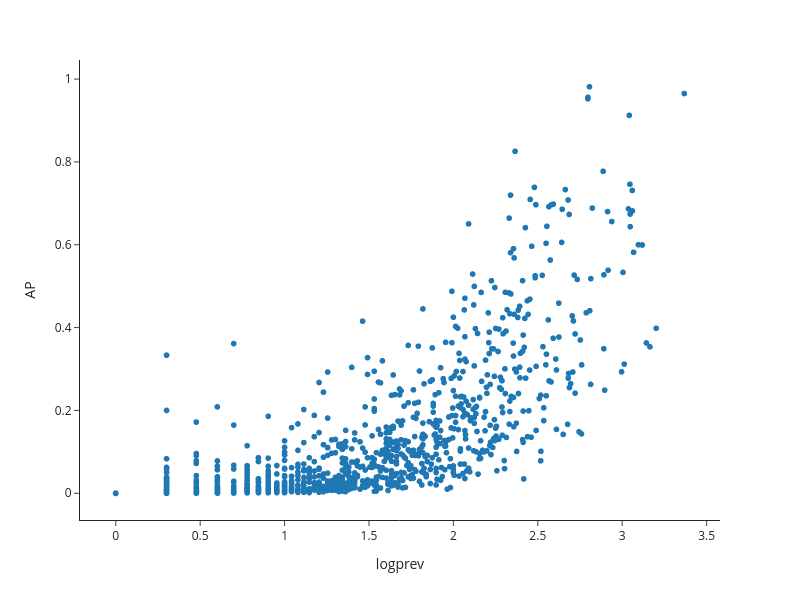

Notebook code cell kept with this figure:
### Code cell
aps['logprev'] = np.log10(1+aps['prev'])
fig = px.scatter(aps,
                 x='logprev',
                 y='AP',
                 text='prev',
                 template='simple_white',
                 width=800,
                 height=600)

fig.show()

### Figure 1 — Plotly figure (JSON) as saved in the notebook; plotly's stock layout.template omitted (floating-point values rounded to 4 significant figures; data arrays with more than 128 entries replaced by an {"elided": "..."} marker saying what was removed)
{"data": [{"hovertemplate": "logprev=%{x}<br>AP=%{y}<br>prev=%{text}<extra></extra>", "legendgroup": "", "marker": {"color": "#1F77B4", "symbol": "circle"}, "mode": "markers+text", "name": "", "showlegend": false, "text": {"elided": "1796 int values"}, "type": "scattergl", "x": {"elided": "1796 float values"}, "xaxis": "x", "y": {"elided": "1796 float values"}, "yaxis": "y"}], "layout": {"height": 600, "legend": {"tracegroupgap": 0}, "margin": {"t": 60}, "width": 800, "xaxis": {"anchor": "y", "domain": [0, 1], "title": {"text": "logprev"}}, "yaxis": {"anchor": "x", "domain": [0, 1], "title": {"text": "AP"}}}}
